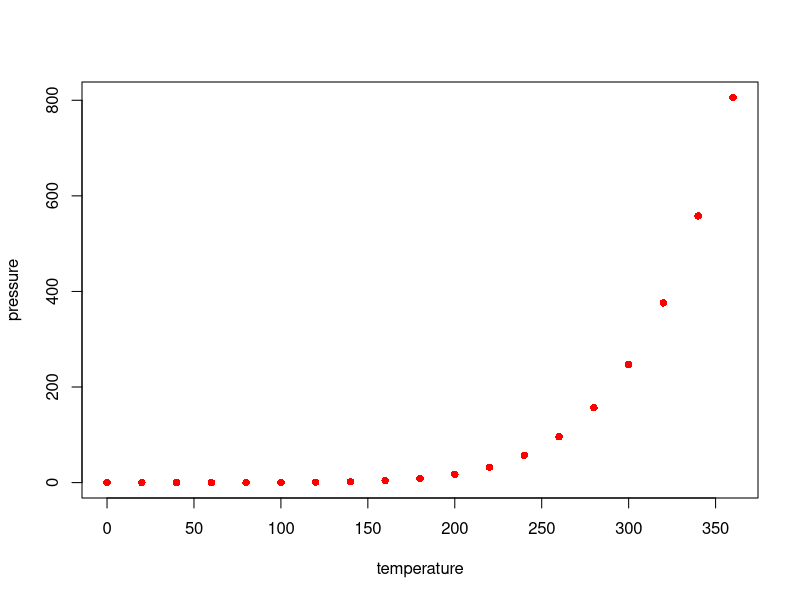

This chart was generated by the following R code:
## ---- chunk 1
knitr::opts_chunk$set(echo = TRUE)
## ---- chunk 2
summary(cars)
## ---- chunk 3
plot(pressure, pch=16, col="red")
